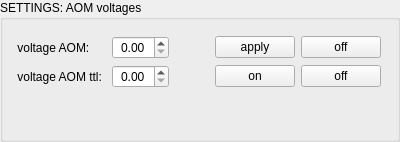
           <widget class="QGroupBox" name="groupBox_10">
            <property name="title">
             <string>SETTINGS: AOM voltages</string>
            </property>
            <layout class="QVBoxLayout" name="verticalLayout_23">
             <item>
              <layout class="QGridLayout" name="gridLayout_24">
               <item row="3" column="6">
                <spacer name="verticalSpacer_8">
                 <property name="orientation">
                  <enum>Qt::Vertical</enum>
                 </property>
                 <property name="sizeHint" stdset="0">
                  <size>
                   <width>5</width>
                   <height>40</height>
                  </size>
                 </property>
                </spacer>
               </item>
               <item row="0" column="3">
                <spacer name="horizontalSpacer_98">
                 <property name="orientation">
                  <enum>Qt::Horizontal</enum>
                 </property>
                 <property name="sizeHint" stdset="0">
                  <size>
                   <width>40</width>
                   <height>5</height>
                  </size>
                 </property>
                </spacer>
               </item>
               <item row="0" column="2">
                <spacer name="horizontalSpacer_99">
                 <property name="orientation">
                  <enum>Qt::Horizontal</enum>
                 </property>
                 <property name="sizeHint" stdset="0">
                  <size>
                   <width>40</width>
                   <height>5</height>
                  </size>
                 </property>
                </spacer>
               </item>
               <item row="0" column="4">
                <spacer name="horizontalSpacer_102">
                 <property name="orientation">
                  <enum>Qt::Horizontal</enum>
                 </property>
                 <property name="sizeHint" stdset="0">
                  <size>
                   <width>40</width>
                   <height>5</height>
                  </size>
                 </property>
                </spacer>
               </item>
               <item row="0" column="5">
                <spacer name="horizontalSpacer_107">
                 <property name="orientation">
                  <enum>Qt::Horizontal</enum>
                 </property>
                 <property name="sizeHint" stdset="0">
                  <size>
                   <width>40</width>
                   <height>5</height>
                  </size>
                 </property>
                </spacer>
               </item>
               <item row="1" column="5">
                <widget class="QPushButton" name="pushButton_313_aom_off">
                 <property name="text">
                  <string>off</string>
                 </property>
                </widget>
               </item>
               <item row="1" column="4">
                <widget class="QPushButton" name="pushButton_313_aom_apply">
                 <property name="text">
                  <string>apply</string>
                 </property>
                </widget>
               </item>
               <item row="2" column="4">
                <widget class="QPushButton" name="pushButton_313_aom_ttl_apply">
                 <property name="text">
                  <string>on</string>
                 </property>
                </widget>
               </item>
               <item row="2" column="5">
                <widget class="QPushButton" name="pushButton_313_aom_ttl_off">
                 <property name="text">
                  <string>off</string>
                 </property>
                </widget>
               </item>
               <item row="0" column="0">
                <spacer name="horizontalSpacer_2">
                 <property name="orientation">
                  <enum>Qt::Horizontal</enum>
                 </property>
                 <property name="sizeHint" stdset="0">
                  <size>
                   <width>40</width>
                   <height>5</height>
                  </size>
                 </property>
                </spacer>
               </item>
               <item row="0" column="1">
                <spacer name="horizontalSpacer_4">
                 <property name="orientation">
                  <enum>Qt::Horizontal</enum>
                 </property>
                 <property name="sizeHint" stdset="0">
                  <size>
                   <width>40</width>
                   <height>5</height>
                  </size>
                 </property>
                </spacer>
               </item>
               <item row="1" column="2">
                <widget class="QDoubleSpinBox" name="doubleSpinBox_313_aom">
                 <property name="alignment">
                  <set>Qt::AlignCenter</set>
                 </property>
                 <property name="maximum">
                  <double>6.000000000000000</double>
                 </property>
                 <property name="singleStep">
                  <double>0.100000000000000</double>
                 </property>
                </widget>
               </item>
               <item row="2" column="2">
                <widget class="QDoubleSpinBox" name="doubleSpinBox_313_ttl">
                 <property name="alignment">
                  <set>Qt::AlignCenter</set>
                 </property>
                 <property name="maximum">
                  <double>10.000000000000000</double>
                 </property>
                </widget>
               </item>
               <item row="1" column="0" colspan="2">
                <widget class="QLabel" name="label_27">
                 <property name="text">
                  <string> voltage AOM: </string>
                 </property>
                </widget>
               </item>
               <item row="2" column="0" colspan="2">
                <widget class="QLabel" name="label_28">
                 <property name="text">
                  <string> voltage AOM ttl: </string>
                 </property>
                </widget>
               </item>
              </layout>
             </item>
            </layout>
           </widget>
